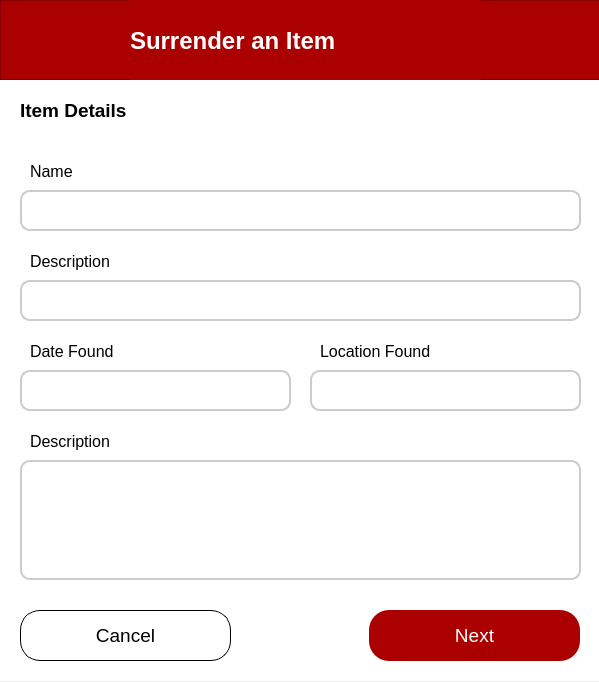
<?xml version="1.0" encoding="UTF-8"?>
<ui version="4.0">
 <class>SurrenderItemDialog</class>
 <widget class="QDialog" name="SurrenderItemDialog">
  <property name="geometry">
   <rect>
    <x>0</x>
    <y>0</y>
    <width>599</width>
    <height>682</height>
   </rect>
  </property>
  <property name="windowTitle">
   <string>Dialog</string>
  </property>
  <widget class="QStackedWidget" name="stackedWidget">
   <property name="geometry">
    <rect>
     <x>0</x>
     <y>0</y>
     <width>601</width>
     <height>681</height>
    </rect>
   </property>
   <property name="styleSheet">
    <string notr="true">background-color: rgb(255, 255, 255);</string>
   </property>
   <property name="currentIndex">
    <number>0</number>
   </property>
   <widget class="QWidget" name="itemPage">
    <widget class="QLabel" name="label_2">
     <property name="geometry">
      <rect>
       <x>20</x>
       <y>90</y>
       <width>191</width>
       <height>41</height>
      </rect>
     </property>
     <property name="font">
      <font>
       <pointsize>14</pointsize>
       <weight>75</weight>
       <bold>true</bold>
      </font>
     </property>
     <property name="text">
      <string>Item Details</string>
     </property>
    </widget>
    <widget class="QLineEdit" name="itemNameEdit">
     <property name="geometry">
      <rect>
       <x>20</x>
       <y>190</y>
       <width>561</width>
       <height>41</height>
      </rect>
     </property>
     <property name="styleSheet">
      <string notr="true">QLineEdit {
        border: 2px solid #ccc;
        border-radius: 10px;
        padding: 5px;
    }</string>
     </property>
    </widget>
    <widget class="QLabel" name="label_3">
     <property name="geometry">
      <rect>
       <x>30</x>
       <y>160</y>
       <width>80</width>
       <height>23</height>
      </rect>
     </property>
     <property name="font">
      <font>
       <pointsize>12</pointsize>
      </font>
     </property>
     <property name="text">
      <string>Name</string>
     </property>
    </widget>
    <widget class="QLineEdit" name="categoryEdit">
     <property name="geometry">
      <rect>
       <x>20</x>
       <y>280</y>
       <width>561</width>
       <height>41</height>
      </rect>
     </property>
     <property name="styleSheet">
      <string notr="true">QLineEdit {
        border: 2px solid #ccc;
        border-radius: 10px;
        padding: 5px;
    }</string>
     </property>
    </widget>
    <widget class="QLabel" name="label_4">
     <property name="geometry">
      <rect>
       <x>30</x>
       <y>250</y>
       <width>191</width>
       <height>23</height>
      </rect>
     </property>
     <property name="font">
      <font>
       <pointsize>12</pointsize>
      </font>
     </property>
     <property name="text">
      <string>Description</string>
     </property>
    </widget>
    <widget class="QLineEdit" name="dateLostEdit">
     <property name="geometry">
      <rect>
       <x>20</x>
       <y>370</y>
       <width>271</width>
       <height>41</height>
      </rect>
     </property>
     <property name="styleSheet">
      <string notr="true">QLineEdit {
        border: 2px solid #ccc;
        border-radius: 10px;
        padding: 5px;
    }</string>
     </property>
    </widget>
    <widget class="QLineEdit" name="locationLostEdit">
     <property name="geometry">
      <rect>
       <x>310</x>
       <y>370</y>
       <width>271</width>
       <height>41</height>
      </rect>
     </property>
     <property name="styleSheet">
      <string notr="true">QLineEdit {
        border: 2px solid #ccc;
        border-radius: 10px;
        padding: 5px;
    }</string>
     </property>
    </widget>
    <widget class="QLabel" name="label_5">
     <property name="geometry">
      <rect>
       <x>30</x>
       <y>340</y>
       <width>191</width>
       <height>23</height>
      </rect>
     </property>
     <property name="font">
      <font>
       <pointsize>12</pointsize>
      </font>
     </property>
     <property name="text">
      <string>Date Found</string>
     </property>
    </widget>
    <widget class="QLabel" name="label_6">
     <property name="geometry">
      <rect>
       <x>320</x>
       <y>340</y>
       <width>211</width>
       <height>23</height>
      </rect>
     </property>
     <property name="font">
      <font>
       <pointsize>12</pointsize>
      </font>
     </property>
     <property name="text">
      <string>Location Found</string>
     </property>
    </widget>
    <widget class="QLineEdit" name="descriptionEdit">
     <property name="geometry">
      <rect>
       <x>20</x>
       <y>460</y>
       <width>561</width>
       <height>120</height>
      </rect>
     </property>
     <property name="styleSheet">
      <string notr="true">QLineEdit {
        border: 2px solid #ccc;
        border-radius: 10px;
        padding: 5px;
    }</string>
     </property>
    </widget>
    <widget class="QLabel" name="label_7">
     <property name="geometry">
      <rect>
       <x>30</x>
       <y>430</y>
       <width>191</width>
       <height>23</height>
      </rect>
     </property>
     <property name="font">
      <font>
       <pointsize>12</pointsize>
      </font>
     </property>
     <property name="text">
      <string>Description</string>
     </property>
    </widget>
    <widget class="QPushButton" name="nextButton">
     <property name="geometry">
      <rect>
       <x>369</x>
       <y>610</y>
       <width>211</width>
       <height>51</height>
      </rect>
     </property>
     <property name="font">
      <font>
       <pointsize>14</pointsize>
      </font>
     </property>
     <property name="styleSheet">
      <string notr="true">QPushButton {
        background-color: rgb(170, 0, 0);
        color: white;
        border: none;
        border-radius: 20px;
        padding: 8px 16px;
    }
    QPushButton:hover {
        background-color: #800000;
    }
    QPushButton:pressed {
        background-color: #4d0000;
    }</string>
     </property>
     <property name="text">
      <string>Next</string>
     </property>
    </widget>
    <widget class="QPushButton" name="cancelButton">
     <property name="geometry">
      <rect>
       <x>20</x>
       <y>610</y>
       <width>211</width>
       <height>51</height>
      </rect>
     </property>
     <property name="font">
      <font>
       <pointsize>14</pointsize>
      </font>
     </property>
     <property name="styleSheet">
      <string notr="true">QPushButton {
        border: 1px solid;
        border-radius: 20px;
        padding: 8px 16px;
    }
    QPushButton:hover {
        background-color: lightgray;
    }
    QPushButton:pressed {
        background-color: gray;
    }</string>
     </property>
     <property name="text">
      <string>Cancel</string>
     </property>
    </widget>
    <widget class="QFrame" name="frame_2">
     <property name="geometry">
      <rect>
       <x>0</x>
       <y>0</y>
       <width>611</width>
       <height>80</height>
      </rect>
     </property>
     <property name="styleSheet">
      <string notr="true">background-color: rgb(170, 0, 0);</string>
     </property>
     <property name="frameShape">
      <enum>QFrame::StyledPanel</enum>
     </property>
     <property name="frameShadow">
      <enum>QFrame::Raised</enum>
     </property>
     <widget class="QLabel" name="label_11">
      <property name="geometry">
       <rect>
        <x>130</x>
        <y>0</y>
        <width>351</width>
        <height>81</height>
       </rect>
      </property>
      <property name="font">
       <font>
        <pointsize>18</pointsize>
        <weight>75</weight>
        <bold>true</bold>
       </font>
      </property>
      <property name="styleSheet">
       <string notr="true">color: rgb(255, 255, 255);</string>
      </property>
      <property name="text">
       <string>Surrender an Item</string>
      </property>
     </widget>
    </widget>
   </widget>
   <widget class="QWidget" name="personPage">
    <widget class="QLabel" name="label_8">
     <property name="geometry">
      <rect>
       <x>31</x>
       <y>430</y>
       <width>191</width>
       <height>23</height>
      </rect>
     </property>
     <property name="font">
      <font>
       <pointsize>12</pointsize>
      </font>
     </property>
     <property name="text">
      <string>Proof ID</string>
     </property>
    </widget>
    <widget class="QLineEdit" name="phoneNumberEdit">
     <property name="geometry">
      <rect>
       <x>21</x>
       <y>280</y>
       <width>561</width>
       <height>41</height>
      </rect>
     </property>
     <property name="styleSheet">
      <string notr="true">QLineEdit {
        border: 2px solid #ccc;
        border-radius: 10px;
        padding: 5px;
    }</string>
     </property>
     <property name="placeholderText">
      <string>e.g. 09123456789</string>
     </property>
    </widget>
    <widget class="QPushButton" name="cancelButton_2">
     <property name="geometry">
      <rect>
       <x>21</x>
       <y>610</y>
       <width>211</width>
       <height>51</height>
      </rect>
     </property>
     <property name="font">
      <font>
       <pointsize>14</pointsize>
      </font>
     </property>
     <property name="styleSheet">
      <string notr="true">QPushButton {
        border: 1px solid;
        border-radius: 20px;
        padding: 8px 16px;
    }
    QPushButton:hover {
        background-color: lightgray;
    }
    QPushButton:pressed {
        background-color: gray;
    }</string>
     </property>
     <property name="text">
      <string>Cancel</string>
     </property>
    </widget>
    <widget class="QLabel" name="label_9">
     <property name="geometry">
      <rect>
       <x>31</x>
       <y>160</y>
       <width>80</width>
       <height>23</height>
      </rect>
     </property>
     <property name="font">
      <font>
       <pointsize>12</pointsize>
      </font>
     </property>
     <property name="text">
      <string>Name</string>
     </property>
    </widget>
    <widget class="QLabel" name="label_10">
     <property name="geometry">
      <rect>
       <x>31</x>
       <y>250</y>
       <width>191</width>
       <height>23</height>
      </rect>
     </property>
     <property name="font">
      <font>
       <pointsize>12</pointsize>
      </font>
     </property>
     <property name="text">
      <string>Phone Number</string>
     </property>
    </widget>
    <widget class="QLineEdit" name="firstNameEdit">
     <property name="geometry">
      <rect>
       <x>21</x>
       <y>190</y>
       <width>271</width>
       <height>41</height>
      </rect>
     </property>
     <property name="styleSheet">
      <string notr="true">QLineEdit {
        border: 2px solid #ccc;
        border-radius: 10px;
        padding: 5px;
    }</string>
     </property>
     <property name="placeholderText">
      <string>First Name</string>
     </property>
    </widget>
    <widget class="QPushButton" name="confirmButton">
     <property name="geometry">
      <rect>
       <x>370</x>
       <y>610</y>
       <width>211</width>
       <height>51</height>
      </rect>
     </property>
     <property name="font">
      <font>
       <pointsize>14</pointsize>
      </font>
     </property>
     <property name="styleSheet">
      <string notr="true">QPushButton {
        background-color: rgb(170, 0, 0);
        color: white;
        border: none;
        border-radius: 20px;
        padding: 8px 16px;
    }
    QPushButton:hover {
        background-color: #800000;
    }
    QPushButton:pressed {
        background-color: #4d0000;
    }</string>
     </property>
     <property name="text">
      <string>Confirm</string>
     </property>
    </widget>
    <widget class="QLabel" name="label_12">
     <property name="geometry">
      <rect>
       <x>31</x>
       <y>340</y>
       <width>191</width>
       <height>23</height>
      </rect>
     </property>
     <property name="font">
      <font>
       <pointsize>12</pointsize>
      </font>
     </property>
     <property name="text">
      <string>Department</string>
     </property>
    </widget>
    <widget class="QLineEdit" name="departmentEdit">
     <property name="geometry">
      <rect>
       <x>21</x>
       <y>370</y>
       <width>561</width>
       <height>41</height>
      </rect>
     </property>
     <property name="styleSheet">
      <string notr="true">QLineEdit {
        border: 2px solid #ccc;
        border-radius: 10px;
        padding: 5px;
    }</string>
     </property>
     <property name="placeholderText">
      <string>e.g. BSCS</string>
     </property>
    </widget>
    <widget class="QLineEdit" name="proofIdEdit">
     <property name="geometry">
      <rect>
       <x>21</x>
       <y>460</y>
       <width>561</width>
       <height>120</height>
      </rect>
     </property>
     <property name="styleSheet">
      <string notr="true">QLineEdit {
        border: 2px solid #ccc;
        border-radius: 10px;
        padding: 5px;
    }</string>
     </property>
    </widget>
    <widget class="QLabel" name="label_13">
     <property name="geometry">
      <rect>
       <x>21</x>
       <y>90</y>
       <width>251</width>
       <height>41</height>
      </rect>
     </property>
     <property name="font">
      <font>
       <pointsize>14</pointsize>
       <weight>75</weight>
       <bold>true</bold>
      </font>
     </property>
     <property name="text">
      <string>Person Details</string>
     </property>
    </widget>
    <widget class="QLineEdit" name="lastNameEdit">
     <property name="geometry">
      <rect>
       <x>311</x>
       <y>190</y>
       <width>271</width>
       <height>41</height>
      </rect>
     </property>
     <property name="styleSheet">
      <string notr="true">QLineEdit {
        border: 2px solid #ccc;
        border-radius: 10px;
        padding: 5px;
    }</string>
     </property>
     <property name="placeholderText">
      <string>Last Name</string>
     </property>
    </widget>
    <widget class="QFrame" name="frame">
     <property name="geometry">
      <rect>
       <x>0</x>
       <y>0</y>
       <width>611</width>
       <height>80</height>
      </rect>
     </property>
     <property name="styleSheet">
      <string notr="true">background-color: rgb(170, 0, 0);</string>
     </property>
     <property name="frameShape">
      <enum>QFrame::StyledPanel</enum>
     </property>
     <property name="frameShadow">
      <enum>QFrame::Raised</enum>
     </property>
     <widget class="QLabel" name="label">
      <property name="geometry">
       <rect>
        <x>130</x>
        <y>0</y>
        <width>341</width>
        <height>81</height>
       </rect>
      </property>
      <property name="font">
       <font>
        <pointsize>18</pointsize>
        <weight>75</weight>
        <bold>true</bold>
       </font>
      </property>
      <property name="styleSheet">
       <string notr="true">color: rgb(255, 255, 255);</string>
      </property>
      <property name="text">
       <string>Surrender an Item</string>
      </property>
     </widget>
     <widget class="QPushButton" name="backButton">
      <property name="geometry">
       <rect>
        <x>20</x>
        <y>10</y>
        <width>60</width>
        <height>60</height>
       </rect>
      </property>
      <property name="styleSheet">
       <string notr="true">QPushButton {
		background-color: white;
        border: 1px solid;
        border-radius: 20px;
        padding: 8px 16px;
    }
    QPushButton:hover {
        background-color: lightgray;
    }
    QPushButton:pressed {
        background-color: gray;
    }</string>
      </property>
      <property name="text">
       <string>B</string>
      </property>
     </widget>
    </widget>
   </widget>
  </widget>
 </widget>
 <resources/>
 <connections/>
</ui>
